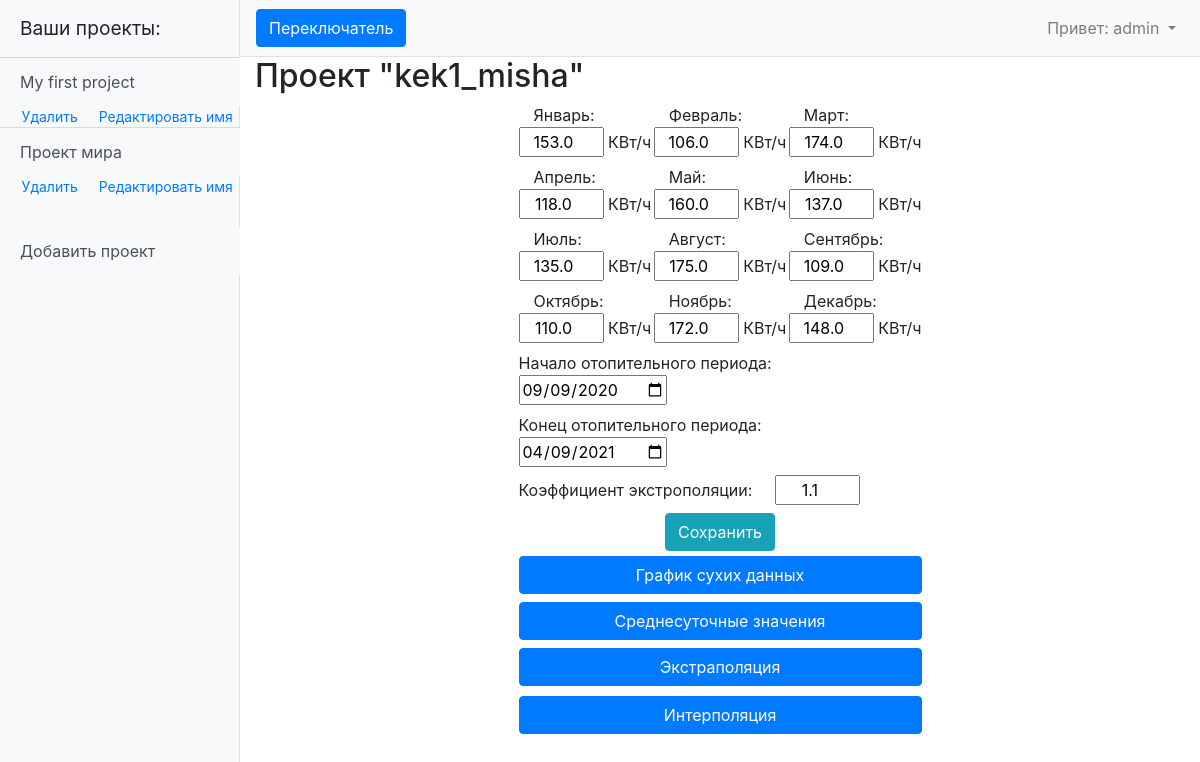
The app's page /projects/2 (signed in), older data.
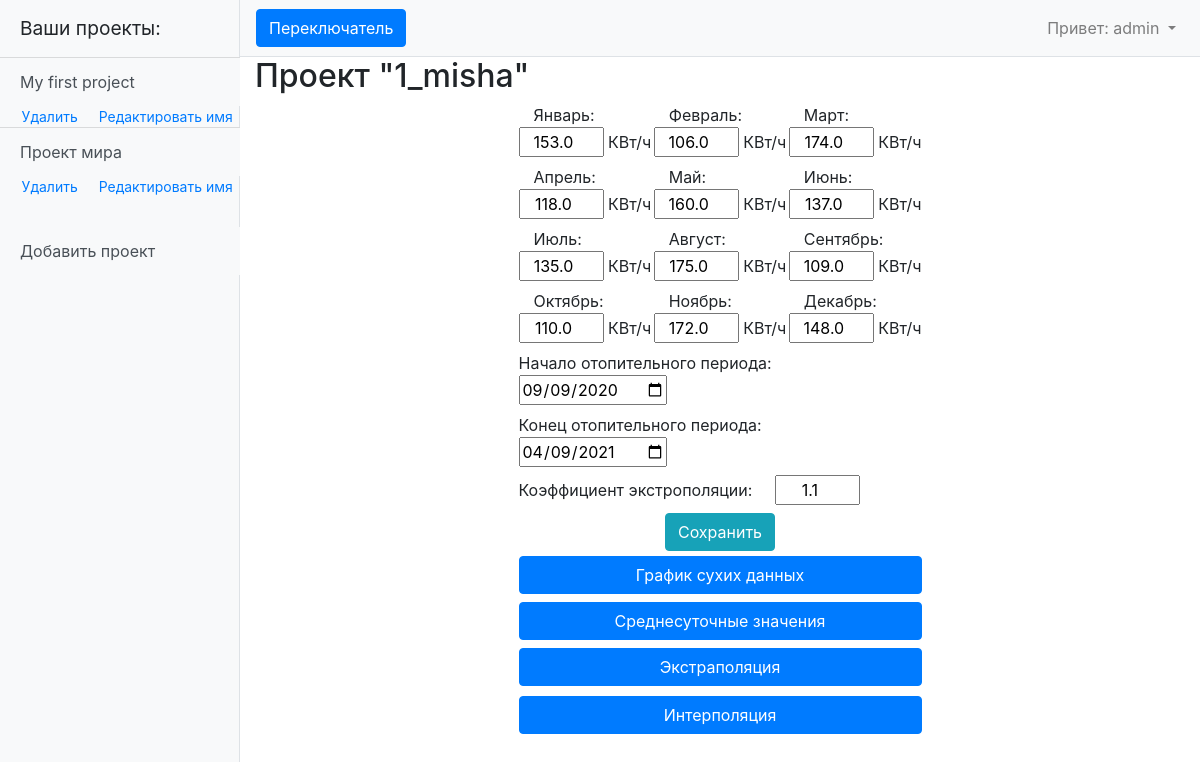
The same page, newer data.
### myapp/models.py (models this page shows, shortened)
class Data(models.Model):
    month = 'M'
    FIELD = [
        (month, 'ежемесячные данные'),
    ]
    project = models.ForeignKey(Project, on_delete=models.CASCADE)
    project_type = models.CharField(max_length=1, choices=FIELD, default='M')
    data = models.TextField(default='0 0 0 0 0 0 0 0 0 0 0 0')
    begin_heating = models.DateField(default=f'{datetime.now().year - 1}-10-15')
    end_heating = models.DateField(default=f'{datetime.now().year}-04-15')
    coef = models.FloatField(default=1.1)

class Project(models.Model):
    user = models.ForeignKey(User, on_delete=models.CASCADE)
    project_name = models.CharField(max_length=255, unique=True)
    project_date_creation = models.DateTimeField(auto_now_add=True)

### myapp/views.py (the view, shortened to what this page needs)
# urls.py: path('projects/<int:pk>', ProjectData.as_view()),
@method_decorator(login_required, name='dispatch')
class ProjectData(DetailView):
    model = Data
    template_name = 'project_details.html'
    context_object_name = 'single_project'
    def get_context_data(self, **kwargs):
        context = super().get_context_data(**kwargs)
        data = Data.objects.get(id=self.kwargs.get('pk'))
        list_data = list(map(float, data.data.split(' ')))
        months = ['Январь', 'Февраль', 'Март', 'Апрель', 'Май', 'Июнь', 'Июль', 'Август', 'Сентябрь', 'Октябрь', 'Ноябрь', 'Декабрь']
        context['output_data'] = {}
        for number, month in zip(list_data, months):
            context['output_data'][month] = number
        context['coef'] = data.coef
        context['a_project'] = Data.objects.filter(project__user__username=self.request.user)
        context['list_data'] = list_data  # сухие данные
        return context

### templates/project_details.html (shortened to what this page needs)
{% extends 'default.html' %}
{% block content %}
    <h2>Проект "{{ single_project.project.project_name }}"</h2>
    <div class="main-div">
        <form method="POST">
            <div class="input-div">
                {% for month, number in output_data.items %}
                    <label><p class="input-label">{{ month }}:</p>
                        <input required class="data-input" type="number" value="{{ number }}" name="{{ month }}" placeholder="Данные за {{ month }}" min="0" step="0.01"> КВт/ч
                    </label>
                {% endfor %}
                <div class="div-date">
                    <label>Начало отопительного периода:
                        <input required type="date" name="begin_heating" value="{{ single_project.begin_heating|date:'Y-m-d' }}">
                    </label>
                    <label>Конец отопительного периода: &nbsp;
                        <input required type="date" name="end_heating" value="{{ single_project.end_heating|date:'Y-m-d' }}">
                    </label>
                    <label>Коэффициент экстрополяции: &nbsp; &nbsp;
                        <input required class="data-input" type="number" value="{{ coef }}" name="coef" placeholder="" min="1" step="0.001">
                    </label>
                </div>
                <div class="div-data-submit">
                    <input class="btn btn-info" id="btn-save" type="submit" value="Сохранить">
                </div>
                <div class="div-btn-interpol">
                    <input class="btn btn-primary btn-block" type="button" id="btn1" value="График сухих данных">
                    <input class="btn btn-primary btn-block" type="button" id="btn2" value="Среднесуточные значения">
                    <input class="btn btn-primary btn-block" type="button" id="btn3" value="Экстраполяция">
                    <div class="my_dropdown">
                    <input class="btn btn-primary btn-block dropbtn" type="button" id="btn4" value="Интерполяция">
                    </div>
                </div>
            </div>
        </form>
    </div>
{% endblock content%}

Row changes from the older to the newer data that the page shows:
changed through a linked row, Data: project.project_name "kek1_misha" → "1_misha"
